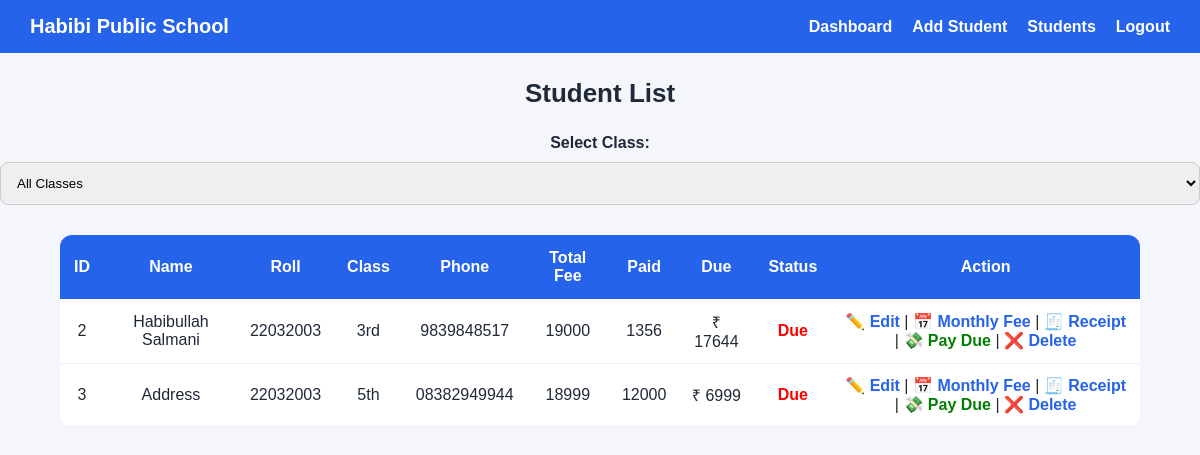
/students (signed in), run on an earlier commit of the app's database.
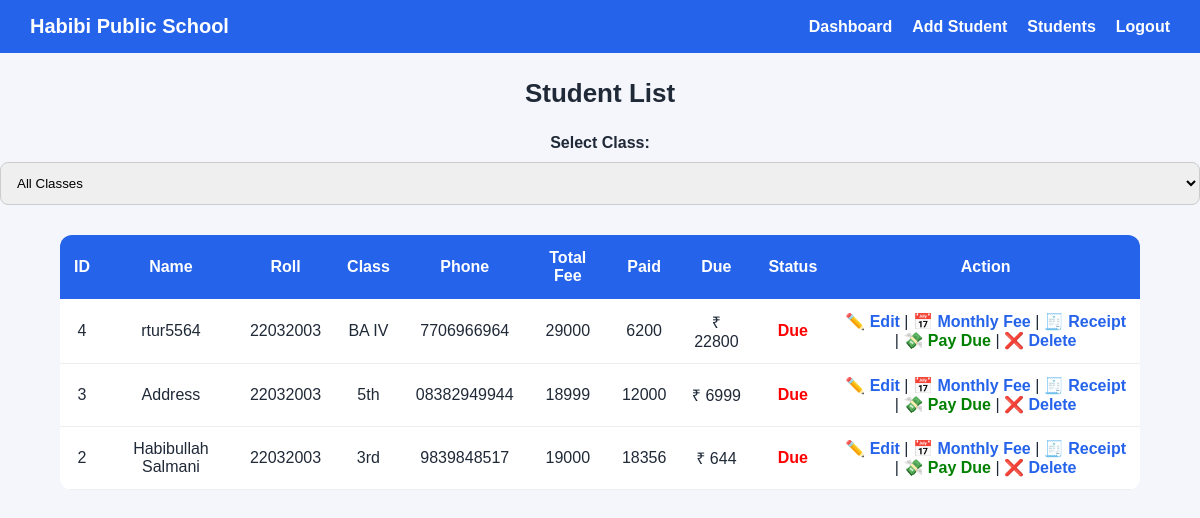
And on a later commit of the database.
### tables this page shows
CREATE TABLE students (
            id INTEGER PRIMARY KEY AUTOINCREMENT,
            name TEXT,
            roll TEXT,
            class_name TEXT,
            phone TEXT,
            total_fee INTEGER,
            paid_fee INTEGER
        );

### app.py (the view)
@app.route("/students")
@login_required
def students():
    selected_class = request.args.get("class")
    conn = get_db()
    if selected_class and selected_class != "all":
        students = conn.execute("""
            SELECT *,
            (total_fee - paid_fee) AS due_amount
            FROM students
            WHERE class_name=?
            ORDER BY due_amount DESC
        """, (selected_class,)).fetchall()
    else:
        students = conn.execute("""
            SELECT *,
            (total_fee - paid_fee) AS due_amount
            FROM students
            ORDER BY due_amount DESC
        """).fetchall()
    conn.close()
    return render_template(
        "students.html",
        students=students,
        classes=CLASSES,
        selected_class=selected_class
    )

### app.py (called while the page is built)
def get_db():
    conn = sqlite3.connect("database.db")
    conn.row_factory = sqlite3.Row
    return conn

def login_required(f):
    @wraps(f)
    def decorated(*args, **kwargs):
        if "admin" not in session:
            return redirect(url_for("login"))
        return f(*args, **kwargs)
    return decorated

### templates/students.html (shortened to what this page needs)
<!DOCTYPE html>
<html>
<head>
  <link rel="stylesheet" href="/static/style.css">
</head>
<body>
{% include "navbar.html" %}
<h2 class="title">Student List</h2>
<form method="GET" style="text-align:center; margin-bottom:20px;">
  <label><b>Select Class:</b></label>
  <select name="class" onchange="this.form.submit()">
    <option value="all">All Classes</option>
  </select>
</form>
<table>
  <tr>
    <th>ID</th>
    <th>Name</th>
    <th>Roll</th>
    <th>Class</th>
    <th>Phone</th>
    <th>Total Fee</th>
    <th>Paid</th>
    <th>Due</th>
    <th>Status</th>
    <th>Action</th>
  </tr>
  {% for s in students %}
  <tr>
    <td>{{ s.id }}</td>
    <td>{{ s.name }}</td>
    <td>{{ s.roll }}</td>
    <td>{{ s.class_name }}</td>
    <td>{{ s.phone }}</td>
    <td>{{ s.total_fee }}</td>
    <td>{{ s.paid_fee }}</td>
    <td>₹ {{ s.total_fee - s.paid_fee }}</td>
    <td>
      {% if s.paid_fee >= s.total_fee %}
        <span style="color:green; font-weight:bold;">Paid</span>
      {% else %}
        <span style="color:red; font-weight:bold;">Due</span>
      {% endif %}
    </td>
    <td>
      <a href="/edit-student/{{ s.id }}">✏️ Edit</a> |
      <a href="/pay-monthly-fee/{{ s.id }}">📅 Monthly Fee</a> |
      <a href="/receipt/{{ s.id }}" target="_blank">🧾 Receipt</a> |
      {% if s.paid_fee < s.total_fee %}
        <a href="/pay-fee/{{ s.id }}" style="color:green;">💸 Pay Due</a> |
      {% endif %}
      <a href="/delete-student/{{ s.id }}"
         onclick="return confirm('Are you sure?')">❌ Delete</a>
    </td>
  </tr>
  {% endfor %}
</table>
</body>
</html>

### templates/navbar.html
<nav class="navbar">
  <div class="logo">Habibi Public School</div>
  <ul class="nav-links">
    <li><a href="/dashboard">Dashboard</a></li>
    <li><a href="/add-student">Add Student</a></li>
    <li><a href="/students">Students</a></li>
    <li><a href="/logout">Logout</a></li>
  </ul>
</nav>

### static/style.css (style rules this page uses)
* { margin: 0; padding: 0; box-sizing: border-box; font-family: Arial, sans-serif; }
body { background: #f4f6fb; color: #1f2937; }
.navbar { background: #2563eb; padding: 15px 30px; display: flex; justify-content: space-between; align-items: center; }
.logo { color: white; font-size: 20px; font-weight: bold; }
.nav-links { list-style: none; display: flex; gap: 20px; }
.nav-links a { color: white; text-decoration: none; font-weight: bold; }
.title { text-align: center; margin: 25px 0; font-size: 26px; }
input, select { width: 100%; padding: 12px; margin: 10px 0; border-radius: 8px; border: 1px solid #ccc; }
table { width: 90%; margin: 20px auto; border-collapse: collapse; background: white; border-radius: 12px; overflow: hidden; }
th { background: #2563eb; color: white; padding: 14px; }
td { padding: 12px; text-align: center; border-bottom: 1px solid #eee; }
a { color: #2563eb; text-decoration: none; font-weight: 600; }

What changed in the data, as far as the page shows it:
added students: id "4", name "rtur5564", roll "22032003", class_name "BA IV", phone "7706966964", total_fee "29000", paid_fee "6200", s.total_fee-s.paid_fee "22800", shows "Due"
shown differently, row unchanged: students "Address": moves up the list
changed students "Habibullah Salmani": paid_fee "1356" → "18356"; s.total_fee-s.paid_fee "17644" → "644"
